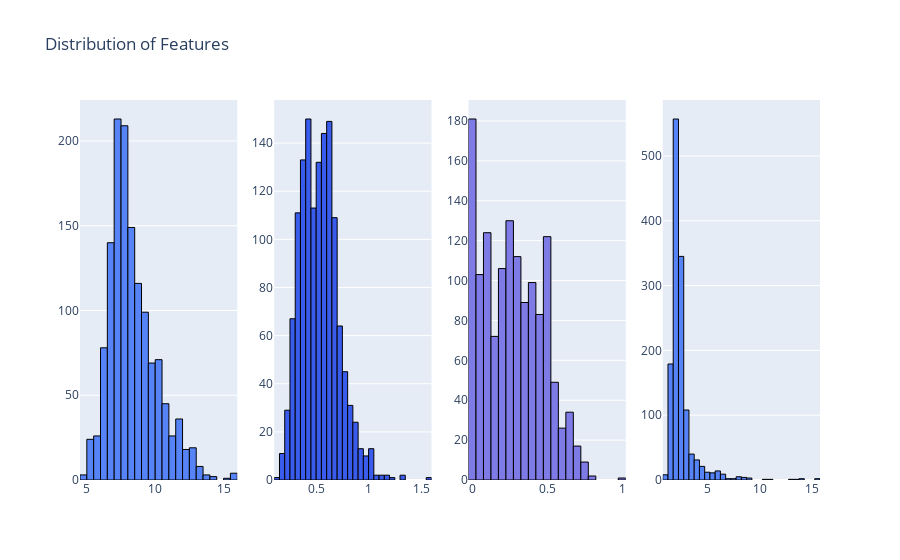

Notebook source saved alongside this figure:
### Markdown cell above
In our dataset, we have identified a total of 601 outliers across 12 features using the Interquartile Range (IQR) method. 

These outliers represent values that significantly deviate from the rest of the data. 

While outliers can sometimes indicate errors, they can also represent valid but extreme variations in the data. 

At this stage, without a deeper understanding of the context and nature of the data, we have chosen to temporarily retain these outliers in our analysis. 

This decision stems from the possibility that these outliers could provide valuable insights. 

However, we acknowledge that outliers can potentially skew our analysis and we will therefore revisit this decision as necessary during later stages of our analysis.

### Code cell
plot_histograms(wine_df, ["fixed_acidity", "volatile_acidity", "citric_acid", "residual_sugar"])

### Figure 1 — Plotly figure (JSON) as saved in the notebook; plotly's stock layout.template omitted (floating-point values rounded to 4 significant figures; data arrays with more than 128 entries replaced by an {"elided": "..."} marker saying what was removed)
{"data": [{"marker": {"color": "#5684F7", "line": {"color": "#000000", "width": 1}}, "name": "fixed_acidity", "nbinsx": 40, "type": "histogram", "x": {"elided": "1359 float values"}, "xaxis": "x", "yaxis": "y"}, {"marker": {"color": "#3A5CED", "line": {"color": "#000000", "width": 1}}, "name": "volatile_acidity", "nbinsx": 40, "type": "histogram", "x": {"elided": "1359 float values"}, "xaxis": "x2", "yaxis": "y2"}, {"marker": {"color": "#7E7AE6", "line": {"color": "#000000", "width": 1}}, "name": "citric_acid", "nbinsx": 40, "type": "histogram", "x": {"elided": "1359 float values"}, "xaxis": "x3", "yaxis": "y3"}, {"marker": {"color": "#5684F7", "line": {"color": "#000000", "width": 1}}, "name": "residual_sugar", "nbinsx": 40, "type": "histogram", "x": {"elided": "1359 float values"}, "xaxis": "x4", "yaxis": "y4"}], "layout": {"autosize": true, "showlegend": false, "title": {"text": "Distribution of Features"}, "xaxis": {"anchor": "y", "autorange": true, "domain": [0, 0.2125], "range": [4.5, 16], "type": "linear"}, "xaxis2": {"anchor": "y2", "autorange": true, "domain": [0.2625, 0.475], "range": [0.1, 1.6], "type": "linear"}, "xaxis3": {"anchor": "y3", "autorange": true, "domain": [0.525, 0.7375], "range": [-0.025, 1.025], "type": "linear"}, "xaxis4": {"anchor": "y4", "autorange": true, "domain": [0.7875, 1], "range": [0.75, 15.75], "type": "linear"}, "yaxis": {"anchor": "x", "autorange": true, "domain": [0, 1], "range": [0, 224.2]}, "yaxis2": {"anchor": "x2", "autorange": true, "domain": [0, 1], "range": [0, 157.9]}, "yaxis3": {"anchor": "x3", "autorange": true, "domain": [0, 1], "range": [0, 190.5]}, "yaxis4": {"anchor": "x4", "autorange": true, "domain": [0, 1], "range": [0, 586.3]}}}
